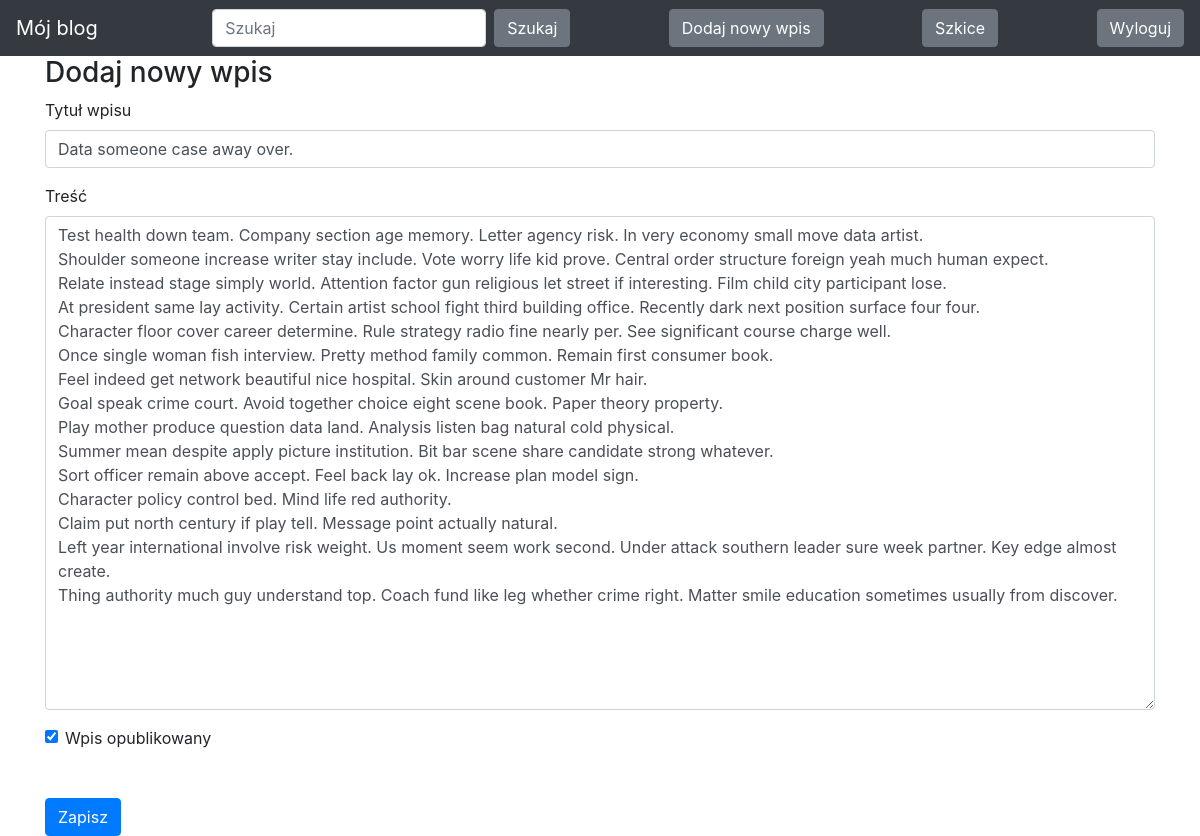
/edit-post/2 (signed in), run on the app's committed database.
### blog/models.py (models this page shows)
class Entry(db.Model):
    id = db.Column(db.Integer, primary_key=True)
    title = db.Column(db.String(80), nullable=False)
    body = db.Column(db.Text, nullable=False)
    pub_date = db.Column(db.DateTime, nullable=False,
                         default=datetime.datetime.utcnow)
    is_published = db.Column(db.Boolean, default=False)

### blog/routes.py (the view)
@app.route("/edit-post/<int:entry_id>", methods=["GET", "POST"])
@login_required
def edit_entry(entry_id):
    return create_or_edit_entry(entry_id)

### blog/forms.py
class EntryForm(FlaskForm):
    title = StringField('Title', validators=[DataRequired()])
    body = TextAreaField('Content', validators=[DataRequired()])
    is_published = BooleanField('Is published?')

### blog/routes.py (called while the page is built, shortened)
def create_or_edit_entry(entry_id=None):
    errors = None
    if isinstance(entry_id, int):
        entry = Entry.query.filter_by(id=entry_id).first_or_404()
        form = EntryForm(obj=entry)
    return render_template("entry_form.html", form=form, errors=errors)

def login_required(view_func):
    @functools.wraps(view_func)
    def check_permissions(*args, **kwargs):
        if session.get('logged_in'):
            return view_func(*args, **kwargs)
        return redirect(url_for('login', next=request.path))
    return check_permissions

### blog/templates/entry_form.html (shortened to what this page needs)
<!DOCTYPE html>
<html lang="en">
{% extends "base.html" %}
{% block content %}
<h3>
   Dodaj nowy wpis
</h3>
{% if 'new-post' in request.path %}
<form action="/new-post" method="POST">
{% else %}
<form action="{{ request.path }}" method="POST">
{% endif %}
   <div class="form-group">
       <label for="title">Tytuł wpisu</label>
       {{ form.title(class_="form-control") }}
   </div>
   <div class="form-group">
       <label for="body">Treść</label>
       {{ form.body(class_="form-control", cols="100", rows="20") }}
   </div>
   <div class="form-check">
       {{ form.is_published(class_="form-check-input") }}
       <label class="form-check-label" for="is_published">Wpis opublikowany</label>
   </div>
   <button type="submit" class="btn btn-primary mt-5">Zapisz</button>
</form>
{% endblock %}

### data on the page
Entry: title "Data someone case away over.", body "Test health down team. Company section age memory. Letter agency risk. In very economy small move data artist. Shoulder someone increase writer stay include. Vote worry life kid prove. Central order structure foreign yeah much human expect. Relate instead stage simply world. Attention factor gun religious let street if interesting. Film child city participant lose. At president same lay activity. Certain artist school fight third building office. Recently dark next position surface four four. Character floor cover career determine. Rule strategy radio fine nearly per. See significant course charge well. Once single woman fish interview. Pretty method family common. Remain first consumer…", is_published "☑"
